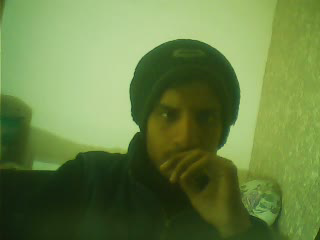
#> input picture frame 5 of Python_with_Ammar Sir/11_Open_CV/Resources/Cam_video.avi, 320 x 240 px, given in place of Video.mp4, which was not available
$ python 07-Chapter_7.py
#> lines starting #> are read from the running program, lines starting #| are printed output that depends on the picture; after the words box and inside, x2 and y2 are one past the last pixel; in counts of white or black regions, pixels touching at a corner belong together; pictures that were not available may be replaced by others from this repository, and a replacement may not be noted
# Converting a video into gray/black video
import cv2 as cv
from cv2 import cvtColor

cap = cv.VideoCapture("Resources/Video.mp4")

while (True) :
    (ret , frame) = cap.read()
#> frame is the input picture: shape (240, 320, 3); mean B, G, R 68.5, 129.7, 104.3
    gray_frame = cv.cvtColor(frame , cv.COLOR_BGR2GRAY) # Converting into grey
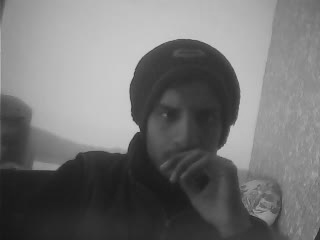
#> gray_frame: shape (240, 320); min 22, max 207, mean 115.1
    (thresh , binary) = cv.threshold(gray_frame , 127 , 255 , cv.THRESH_BINARY ) # converting into black and white
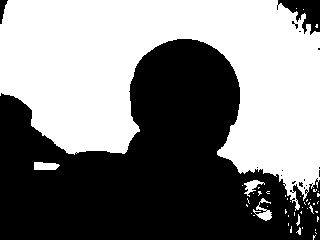
#> binary: shape (240, 320); 49.9% white; 47 white regions (41 under 20 px), largest, box (x1, y1, x2, y2) and area: (0, 0, 320, 211) 37598, (34, 162, 60, 170) 176, (253, 198, 272, 221) 176, (244, 180, 265, 197) 143, (296, 214, 300, 226) 24, (296, 227, 301, 235) 21
    # To show video
    if ret==True:
        cv.imshow("Video" , frame)
        cv.imshow("Video" , gray_frame)
        cv.imshow("Video" , binary)
        # To quit video with q
        if cv.waitKey(1) & 0xFF == ord('q') :
#> (key q is pressed here)
            break
    else:
        break

cap.release()
cv.destroyAllWindows()

$ run again, starting later in the video
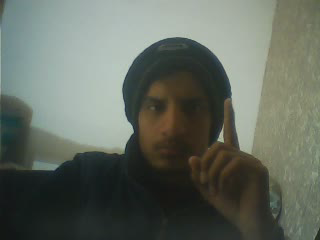
#> input picture frame 22 of Python_with_Ammar Sir/11_Open_CV/Resources/Cam_video.avi, 320 x 240 px, given in place of Video.mp4, which was not available
#> frame is the input picture: shape (240, 320, 3); mean B, G, R 95.7, 105.8, 98.8
#> `gray_frame = cv.cvtColor(frame , cv.COLOR_BGR2GRAY)`:
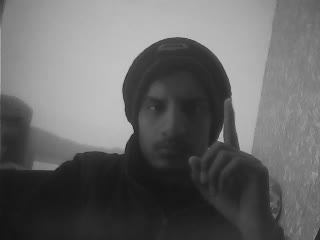
#> gray_frame: shape (240, 320); min 20, max 198, mean 102.5
#> `(thresh , binary) = cv.threshold(gray_frame , 127 , 255 , cv.THRESH_BI..`:
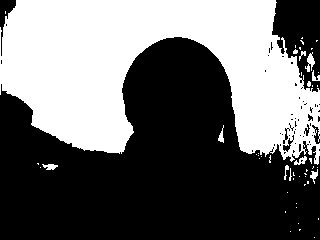
#> binary: shape (240, 320); 41.8% white; 51 white regions (42 under 20 px), largest, box (x1, y1, x2, y2) and area: (0, 0, 320, 165) 31533, (305, 52, 315, 72) 96, (42, 164, 58, 170) 63

$ run again, starting later in the video
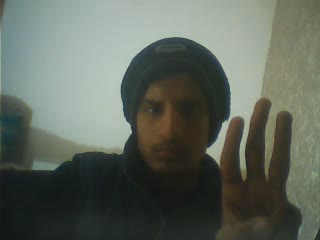
#> input picture frame 40 of Python_with_Ammar Sir/11_Open_CV/Resources/Cam_video.avi, 320 x 240 px, given in place of Video.mp4, which was not available
#> frame is the input picture: shape (240, 320, 3); mean B, G, R 92.5, 102.2, 95.4
#> `gray_frame = cv.cvtColor(frame , cv.COLOR_BGR2GRAY)`:
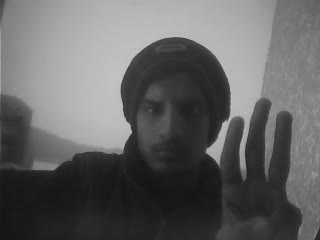
#> gray_frame: shape (240, 320); min 21, max 199, mean 99
#> `(thresh , binary) = cv.threshold(gray_frame , 127 , 255 , cv.THRESH_BI..`:
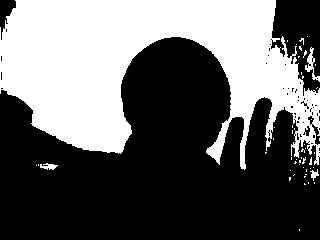
#> binary: shape (240, 320); 39.3% white; 50 white regions (46 under 20 px), largest, box (x1, y1, x2, y2) and area: (0, 0, 320, 170) 29739, (305, 47, 320, 82) 158, (40, 163, 58, 170) 74, (310, 169, 319, 181) 49
